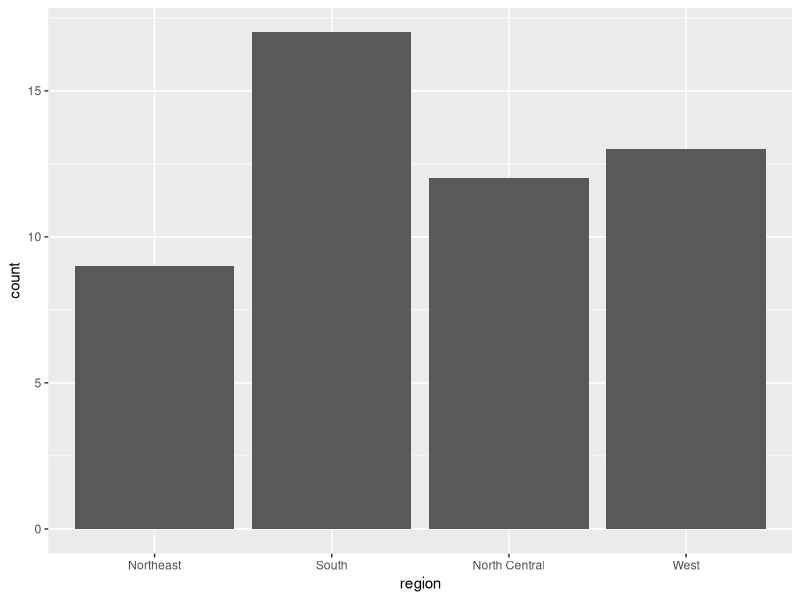
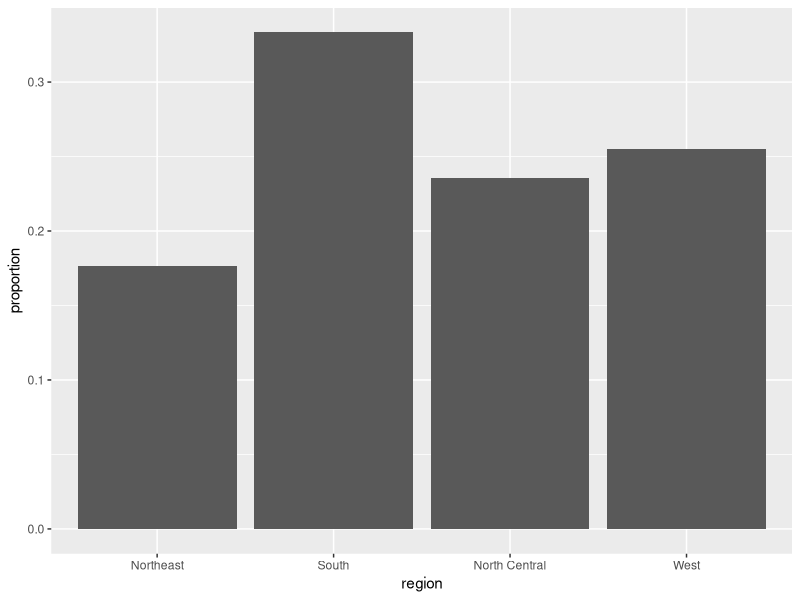
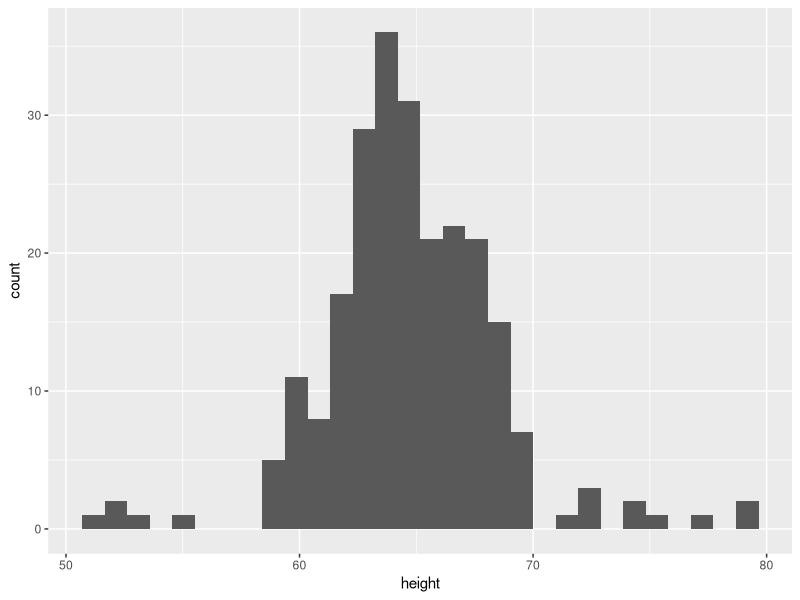
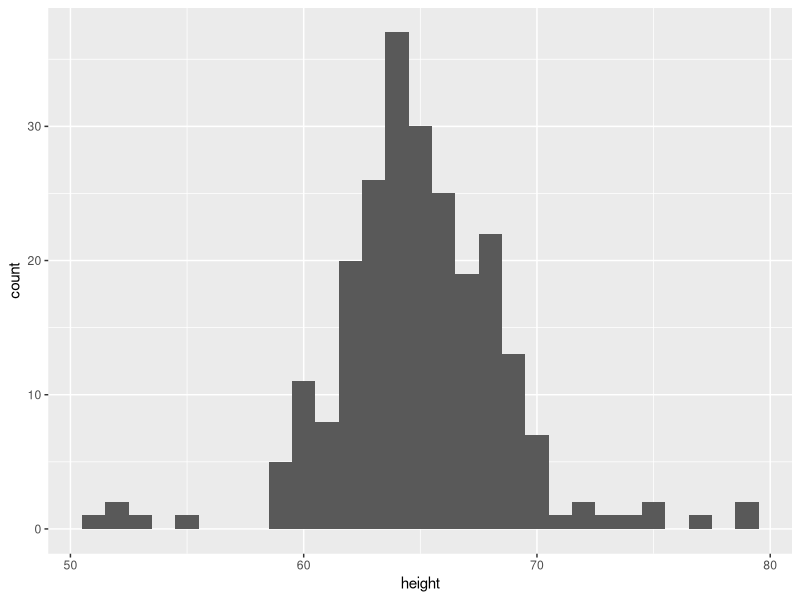
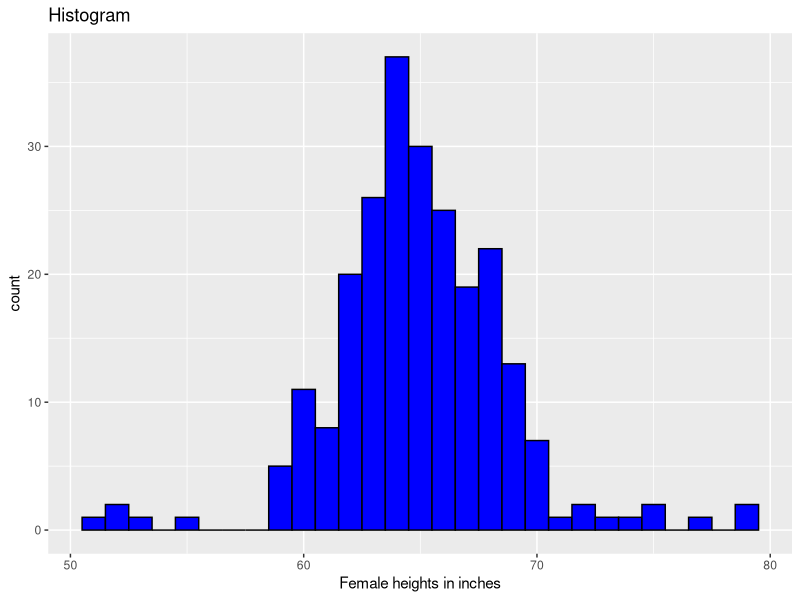
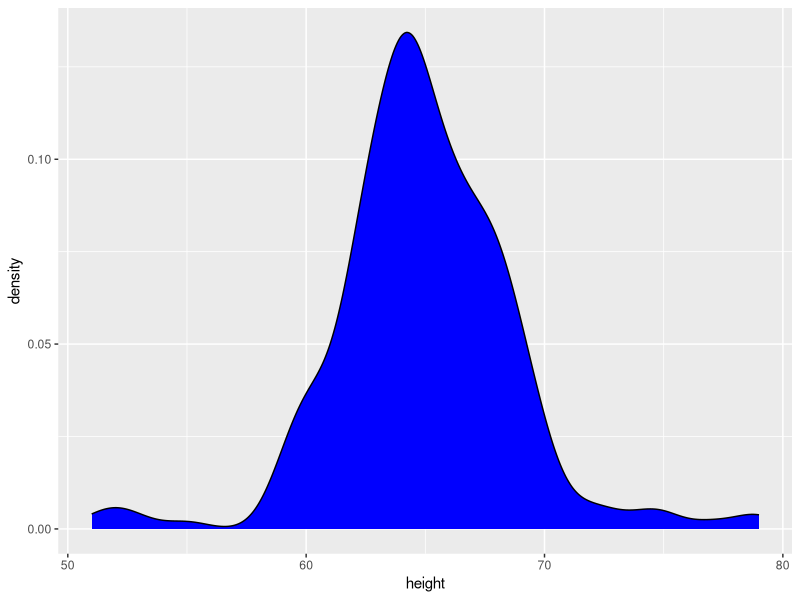
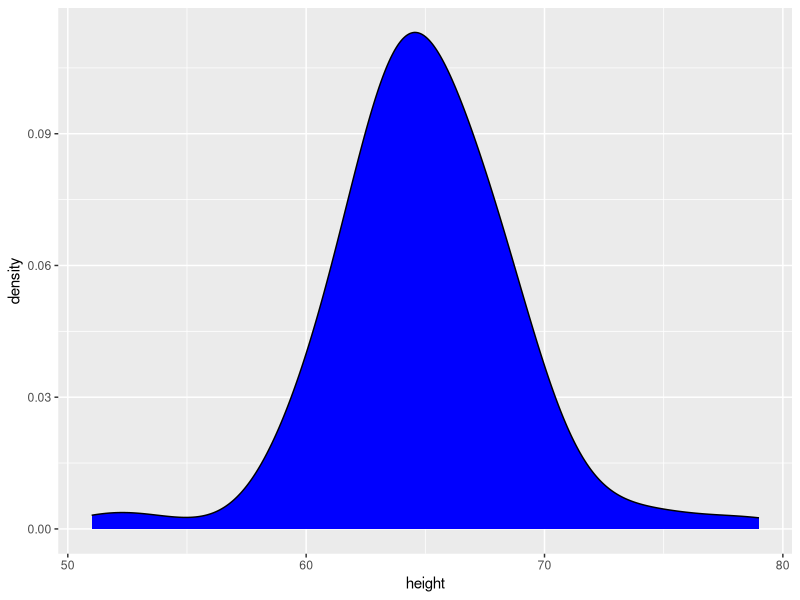

Here is the R script that generated these plots, in order:
## ---- chunk 1
library(tidyverse)
library(dslabs)
data(heights)
## ---- chunk 2
index <- heights$sex == "Male"
x <- heights$height[index]
head(x)
## ---- chunk 3
m <- sum(x) / length(x)
m
## ---- chunk 4
m <- mean(x)
s <- sd(x)
c(average = m, sd = s)
## ---- chunk 5
heights |>
  filter(sex == "Female") |>
  slice_max(desc(height), n=5) |>
  pull(height)
## ---- chunk 6
murders |>
  ggplot(aes(region)) +
  geom_bar()
## ---- chunk 7
data(murders)
murders |>
  count(region) |>
  mutate(proportion = n/sum(n)) -> tab
tab
## ---- chunk 8
tab |>
  ggplot(aes(region, proportion)) + 
  geom_bar(stat = "identity")
## ---- chunk 9
heights |>
  filter(sex == "Female") |>
  ggplot(aes(height)) +
  geom_histogram()
## ---- chunk 10
heights |>
  filter(sex == "Female") |>
  ggplot(aes(height)) +
  geom_histogram(binwidth = 1)
## ---- chunk 11
heights |>
  filter(sex == "Female") |>
  ggplot(aes(height)) +
  geom_histogram(binwidth = 1, fill="blue", col="black") +
  xlab("Female heights in inches") +
  ggtitle("Histogram")
## ---- chunk 12
heights |>
  filter(sex == "Female") |>
  ggplot(aes(height)) +
  geom_density(fill = "blue")
## ---- chunk 13
heights |>
  filter(sex == "Female") |>
  ggplot(aes(height)) +
  geom_density(fill = "blue",
               adjust = 2)
